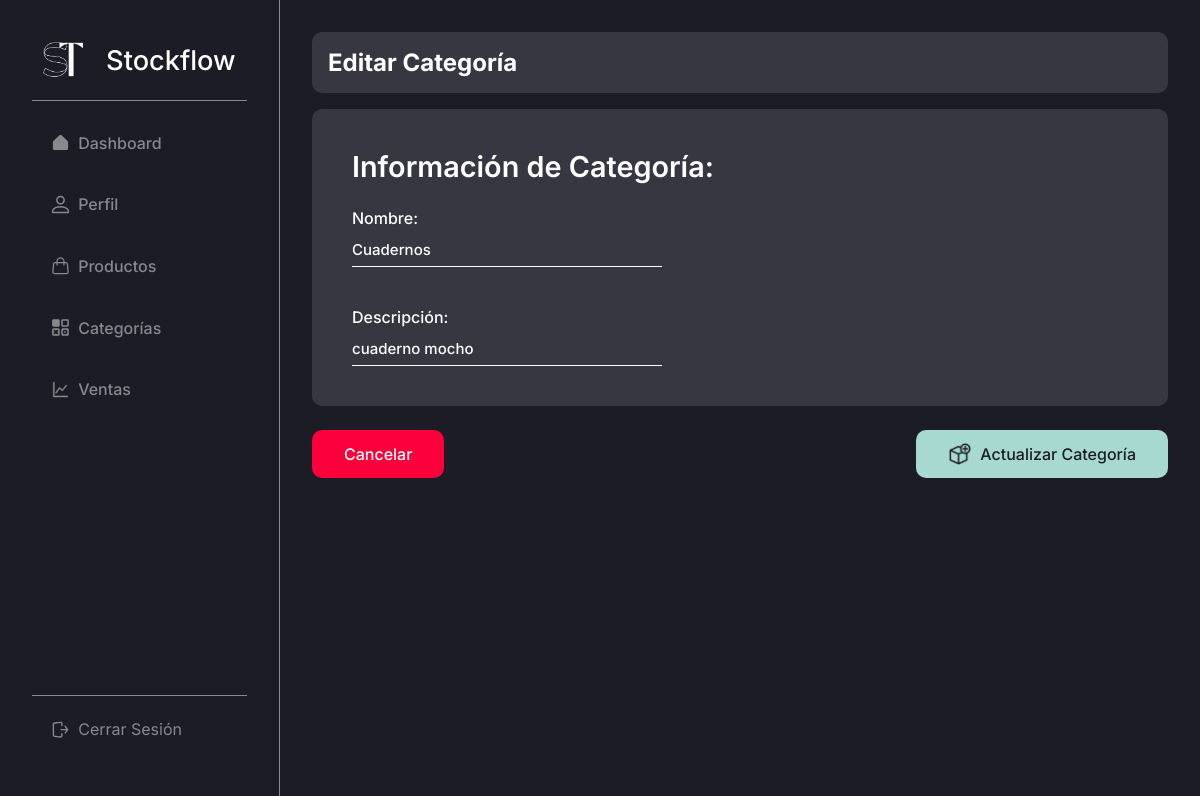
Before: /admin/products/categories/edit/1 (signed in) with the older database file.
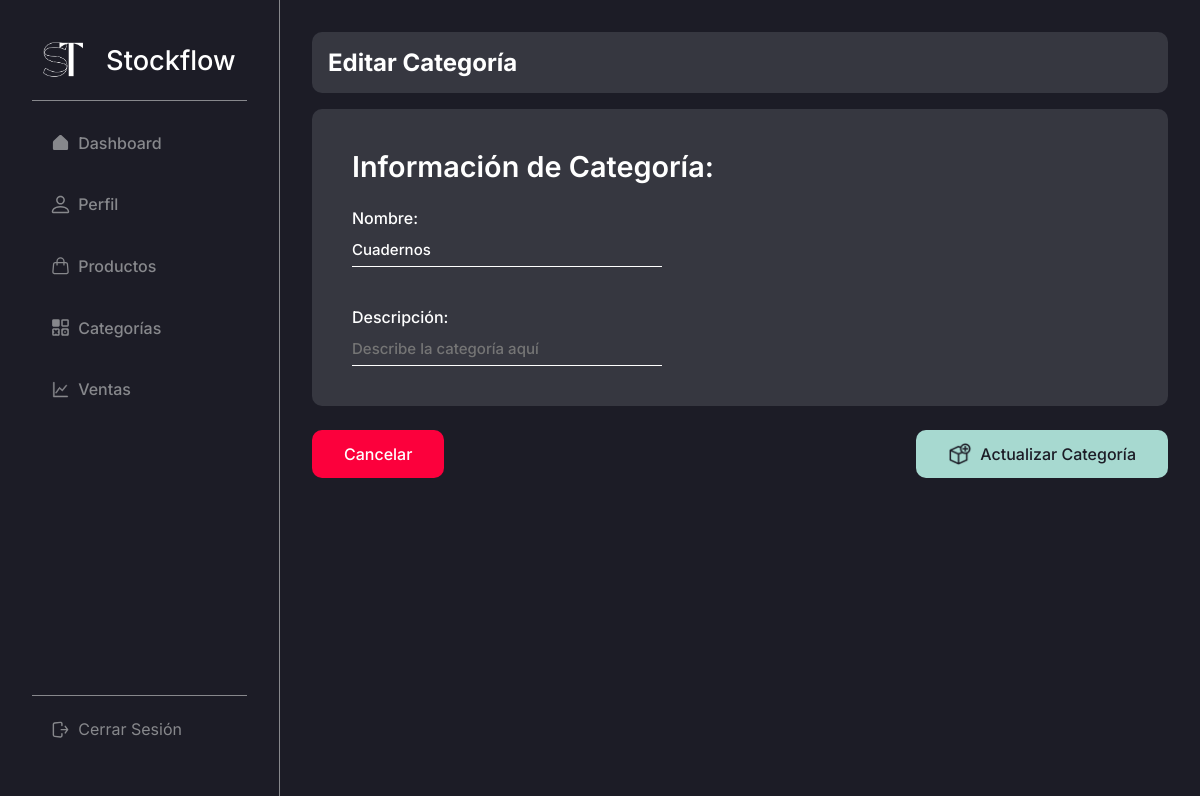
After: the same page with the newer database file.
### stockflow/models.py (models this page shows, shortened)
class Category(db.Model):
    id = db.Column(db.Integer, primary_key = True) # Primary key
    created_by = db.Column(db.Integer, db.ForeignKey("user.id"), nullable = False) # Foreign key
    name = db.Column(db.String(50), unique = True, nullable = False) # Max length and unique property and not null
    description = db.Column(db.String(255), default='Sin descripción')

### stockflow/admin.py (the view)
@bp.route("/products/categories/edit/<int:id>", methods = ("GET", "POST"))
@login_required
def update_category(id):
    category = get_category(id)
    if request.method == "POST":
        category.name = request.form["name"]
        category.description = request.form["description"]
        db.session.commit()
        return redirect(url_for("admin.categories"))
    return render_template("modules/products/categories/edit.html", category = category)

### stockflow/admin.py (called while the page is built)
def get_category(id):
    category = Category.query.get_or_404(id)
    return category

### stockflow/auth.py (called while the page is built)
def login_required(view):
    @functools.wraps(view)
    def wrapped_view(**kwargs):
        if g.user is None:
            message = "Debes iniciar sesión"
            flash(message)
            return redirect(url_for("auth.login"))
        return view(**kwargs)
    return wrapped_view

@bp.before_app_request # Execute the next function in every request, every page
def load_logged_in_user():
    user_id = session.get("user_id")
    if user_id is None:
        g.user = None
    else:
        g.user = User.query.get_or_404(user_id)

### stockflow/templates/modules/products/categories/edit.html (shortened to what this page needs)
{% extends 'base-admin.html' %}
{% block content %}
    <div class="content-group inter bg-black-light">
        <h2 class="color-white inter">Editar Categoría</h2>
    </div>
    <form action="" method="post" class="form inter form-prods">
        <div class="content-group bg-black-light form-content">
            <h1>Información de Categoría: </h1>
            <div class="form-group" style="margin-top: 0;">
                <label for="name">Nombre:</label>
                <input
                    type="text"
                    class="inter color-white"
                    name="name"
                    id="name"
                    placeholder="Ingresa aquí nombre de categoría"
                    value="{{ category.name }}"
                    required
                />
            </div>
            <div class="form-group">
                <label for="name">Descripción:</label>
                <input
                    class="inter color-white"
                    name="description"
                    id="description"
                    value="{{ category.description }}"
                    placeholder="Describe la categoría aquí"
                />
            </div>
        </div>
        <div class="btns-form inter">
            <a href="{{ url_for('admin.categories') }}" class="btn-form color-white btn-cancel">
                Cancelar
            </a>
            <button class="btn-form color-black btn-submit bg-turquese-light-blue inter" type="submit">
                <img src="{{ url_for('static', filename='img/icons/add-product.png') }}" alt="">
                Actualizar Categoría
            </button>
        </div>
    </form>
{% endblock %}

Changed rows visible on the page:
changed Category "Cuadernos": description "cuaderno mocho" → (not shown)
